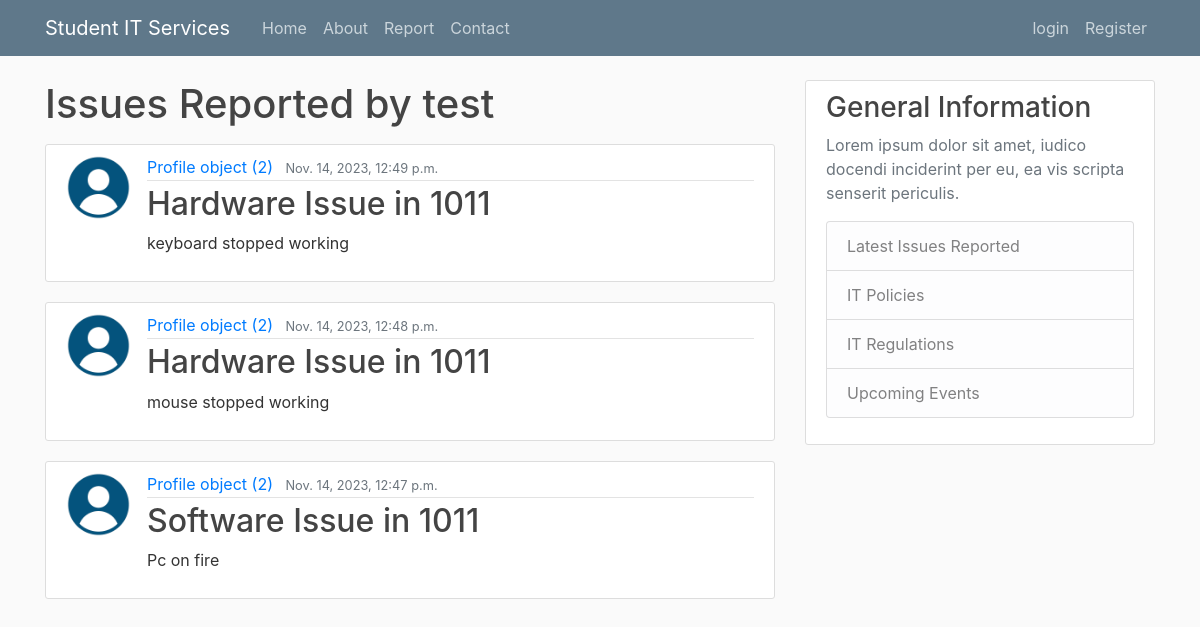
/issue/test, run on an earlier commit of the app's database.
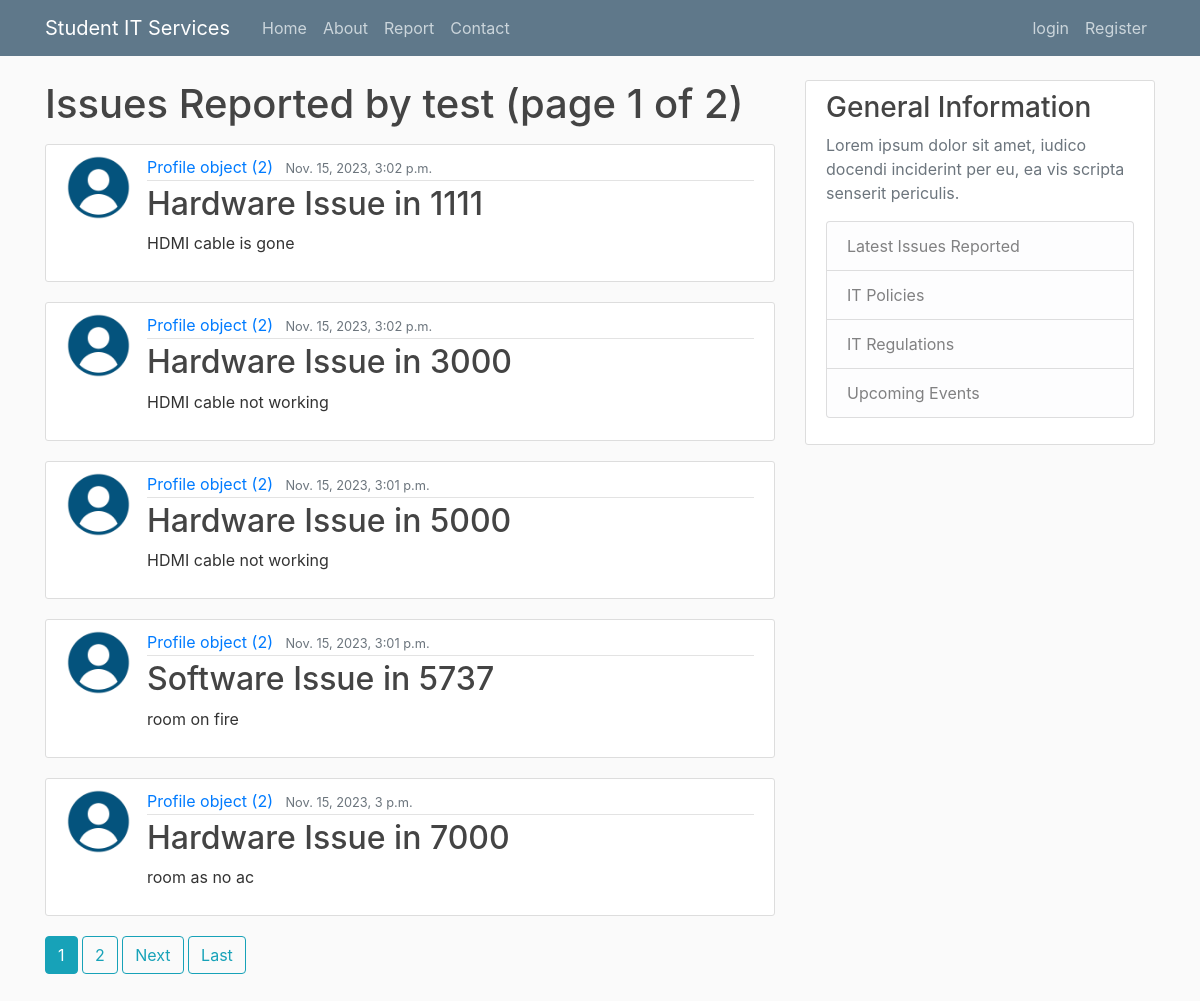
And on a later commit of the database.
### itreporting/models.py (models this page shows, shortened)
class Issue(models.Model):
    type = models.CharField(max_length = 100 , choices =
    [('Hardware', 'Hardware'), ('Software', 'Software')])
    room = models.CharField(max_length = 100)
    urgent = models.BooleanField(default = False)
    details = models.TextField()
    date_submitted = models.DateTimeField(default = timezone.now)
    author = models.ForeignKey(User, related_name = 'issues', on_delete = models.CASCADE)
    def __str__(self):
        return f'{self.type} Issue in {self.room}'

### users/models.py (models this page shows)
class Profile(models.Model):
    user = models.OneToOneField(User, null = True, on_delete = models.CASCADE)
    image = models.ImageField(default = 'default.png', upload_to = 'profile_pics')

### itreporting/views.py (the view)
# urls.py: path('issue/<str:username>', UserPostListView.as_view(), name = 'user-issues'),
class UserPostListView(ListView):
    model = Issue
    template_name = 'itreporting/user_issues.html'
    context_object_name = 'issues'
    paginate_by = 5
    def get_queryset(self):
        user=get_object_or_404(User,
        username=self.kwargs.get('username'))
        return Issue.objects.filter(author=user).order_by('-date_submitted')

### itreporting/templates/itreporting/user_issues.html (shortened to what this page needs)
{% extends "itreporting/base.html" %}
{% block content %}
    <h1 class="mb-3"> Issues Reported by {{ view.kwargs.username }}
    {% if is_paginated %} (page {{page_obj.number}} of
    {{page_obj.paginator.num_pages}}){% endif %}</h1>
    {% for issue in issues %}
    <article class="media content-section">
            <img class="rounded-circle article-img" src="{{ issue.author.profile.image.url }}"/>
        <div class="media-body">
            <div class="article-metadata">
                <a class="mr-2" href="#">{{ issue.author.profile }}</a>
                <small class="text-muted">{{ issue.date_submitted}}</small>
            </div>
            <h2><a class="article-title" href="{% url 'itreporting:issue-detail' issue.id %}">{{ issue }}</a></h2>
            <p class="article-content">{{ issue.details }}</p>
        </div>
    </article>
{% endfor %}
{% if is_paginated %}
    {% for num in page_obj.paginator.page_range %}
    {% if page_obj.number == num %}
        <a class="btn btn-info mb-4" href="?page={{num}}">{{num}}</a>
    {% elif num > page_obj.number|add:'-3' and num < page_obj.number|add:'3' %}
        <a class="btn btn-outline-info mb-4" href="?page={{num}}">{{num}}</a>
    {% endif %}
    {% endfor %}
    {% if page_obj.has_next %}
        <a class="btn btn-outline-info mb-4" href="?page={{page_obj.next_page_number}}">Next</a>
        <a class="btn btn-outline-info mb-4" href="?page={{page_obj.paginator.num_pages}}">Last</a>
    {% endif %}
    {% endif %}
{% endblock content %}

What changed in the data, as far as the page shows it:
no longer on this page (row unchanged): Issue: author.profile.image (placeholder picture), author.profile "Profile object (2)", date_submitted "Nov. 14, 2023, 12:49 p.m.", type+room "Hardware Issue in 1011", details "keyboard stopped working"
no longer on this page (row unchanged): Issue: author.profile.image (placeholder picture), author.profile "Profile object (2)", date_submitted "Nov. 14, 2023, 12:48 p.m.", type+room "Hardware Issue in 1011", details "mouse stopped working"
no longer on this page (row unchanged): Issue: author.profile.image (placeholder picture), author.profile "Profile object (2)", date_submitted "Nov. 14, 2023, 12:47 p.m.", type+room "Software Issue in 1011", details "Pc on fire"
added Issue: author.profile.image (placeholder picture), author.profile "Profile object (2)", date_submitted "Nov. 15, 2023, 3:02 p.m.", type+room "Hardware Issue in 1111", details "HDMI cable is gone"
added Issue: author.profile.image (placeholder picture), author.profile "Profile object (2)", date_submitted "Nov. 15, 2023, 3:02 p.m.", type+room "Hardware Issue in 3000", details "HDMI cable not working"
added Issue: author.profile.image (placeholder picture), author.profile "Profile object (2)", date_submitted "Nov. 15, 2023, 3:01 p.m.", type+room "Hardware Issue in 5000", details "HDMI cable not working"
added Issue: author.profile.image (placeholder picture), author.profile "Profile object (2)", date_submitted "Nov. 15, 2023, 3:01 p.m.", type+room "Software Issue in 5737", details "room on fire"
added Issue: author.profile.image (placeholder picture), author.profile "Profile object (2)", date_submitted "Nov. 15, 2023, 3 p.m.", type+room "Hardware Issue in 7000", details "room as no ac"
Also different on the page:
{{ page_obj.number }}: (not shown) → "1"
{{ page_obj.paginator.num_pages }}: (not shown) → "2"
text now shown: "(page of ) Next Last"
new list line: "1"
new list line: "2"
